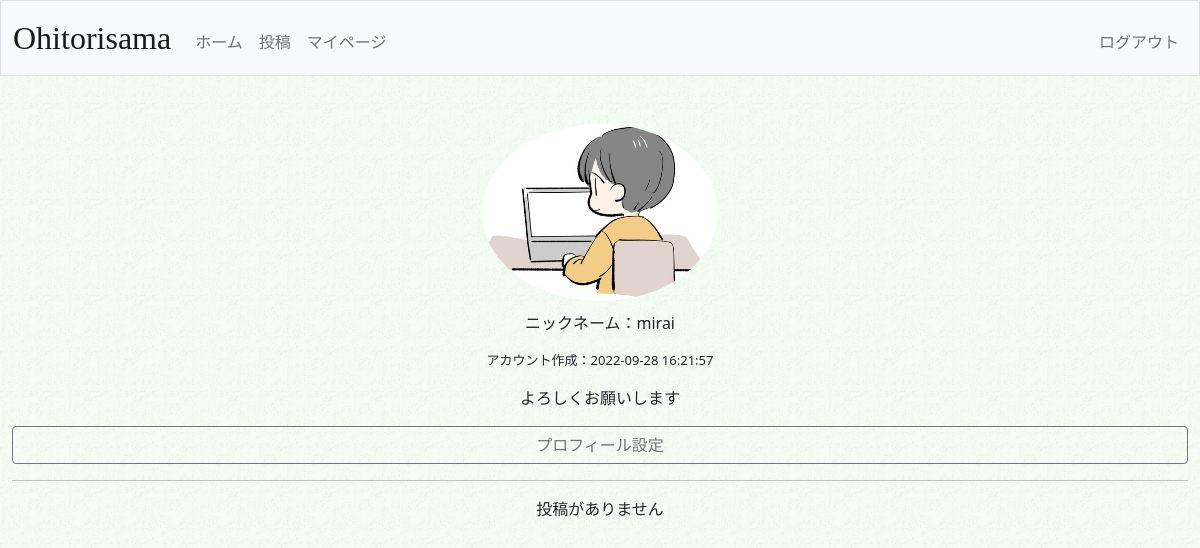
The app's page /mypage (signed in), older data.
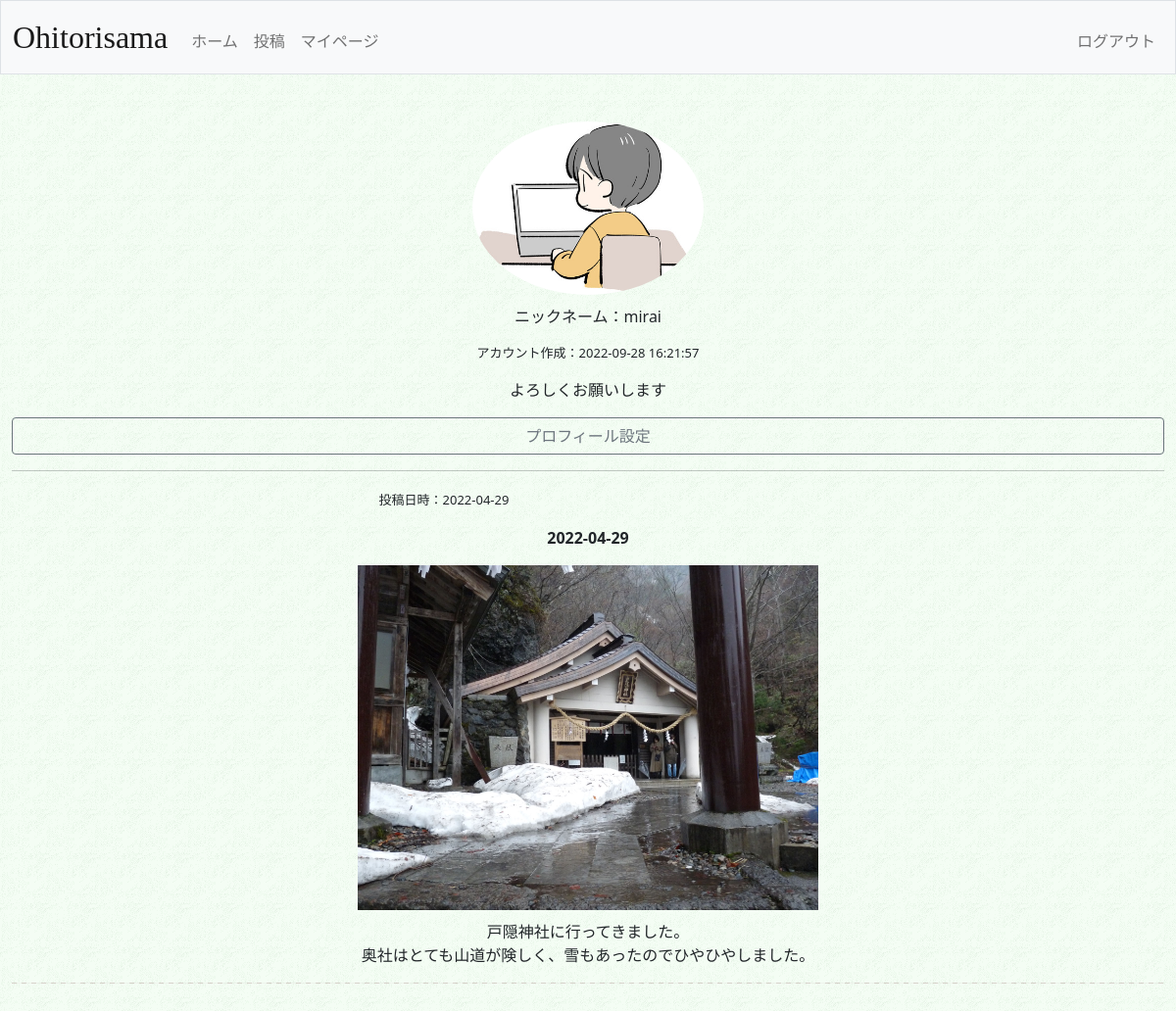
The same page, newer data.
### tables this page shows
CREATE TABLE 'users'(
'id' INTEGER PRIMARY KEY DEFAULT 0,
'username' TEXT NOT NULL,
'hash' TEXT NOT NULL,
'display_name' TEXT DEFAULT 'unknown',
'icon' TEXT,
'comment' TEXT DEFAULT 'よろしくお願いします',
'created_at' TIMESTAMP DEFAULT(datetime('now','localtime'))
);

CREATE TABLE 'posts'(
'id' INTEGER PRIMARY KEY AUTOINCREMENT NOT NULL,
'userid' INTEGER NOT NULL,
'go_on' TEXT,
'post_text' TEXT NOT NULL,
'photo_path' TEXT,
'posted_at' TIMESTAMP DEFAULT(datetime('now','localtime')),
'like' INTEGER DEFAULT 0);

### app.py (the view)
@app.route("/mypage", methods=["GET", "POST"])
def mypage():
    if request.method == "POST":
        return redirect("/")
    else:
        userid = session["user_id"]
        con = sqlite3.connect('./ohitori.db')
        db = con.cursor()
        users = db.execute("SELECT display_name,icon,comment,created_at FROM users WHERE id = ?", (userid,)).fetchall()
        posts = db.execute("SELECT go_on,post_text,photo_path,posted_at,like FROM posts WHERE userid = ? ORDER BY posted_at DESC", (userid,)).fetchall()
        con.close()
        return render_template("mypage.html",posts=posts,users=users)

### app.py (called while the page is built)
@app.after_request
def after_request(response):
    response.headers["Cache-Control"] = "no-cache, no-store, must-revalidate"
    response.headers["Expires"] = 0
    response.headers["Pragma"] = "no-cache"
    return response

### templates/mypage.html (shortened to what this page needs)
{% extends "layout.html" %}
{% block main %}
    {% for user in users %}
        {% if user[1] != None %}
            <img src="./upload/iconimg/{{ user[1] }}" width="20%" class="icon">
        {% else %}
            <img src="./upload/iconimg/icon-default.png" width="20%" class="icon">
        {% endif %}
        <p>ニックネーム：{{ user[0] }}</p>
        <p class="createtime">アカウント作成：{{ user[3] }}</p>
        <p>{{ user[2] }}</p>
        <a class="btn btn-outline-secondary" href="/set" role="button" style="display:block">プロフィール設定</a>
        <hr>
    {% endfor %}
    {% if posts|length < 1 %}
        <p>投稿がありません</p>
    {% endif %}
    {% for post in posts %}
        <div class="info">
            <p class="posttime">投稿日時：{{ post[0] }}</p>
        </div>
            {% if post[0] != None %}
                <p class="goon">{{ post[0] }}</p>
            {% endif %}
            {% if post[2] != None %}
                <img src="../upload/postimg/{{ post[2] }}" width="40%" style="margin-bottom: 10px;">
            {% endif %}
            <p>{{ post[1] }}</p>
        <hr class="dash">
    {% endfor %}
{% endblock %}

Row changes from the older to the newer data that the page shows:
added posts: go_on "2022-04-29", photo_path (picture), post_text "戸隠神社に行ってきました。 奥社はとても山道が険しく、雪もあったのでひやひやしました。"
Text that changed along with them:
text no longer shown: "投稿がありません"
